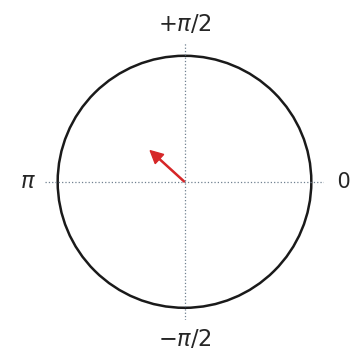

Here is the Python script that generated this plot:
import pingouin as pg
import seaborn as sns
sns.set(font_scale=1.5, style='white')
ax = pg.plot_circmean([0.8, 1.5, 3.14, 5.2, 6.1, 2.8, 2.6, 3.2],
                      kwargs_markers=dict(marker="None"))
